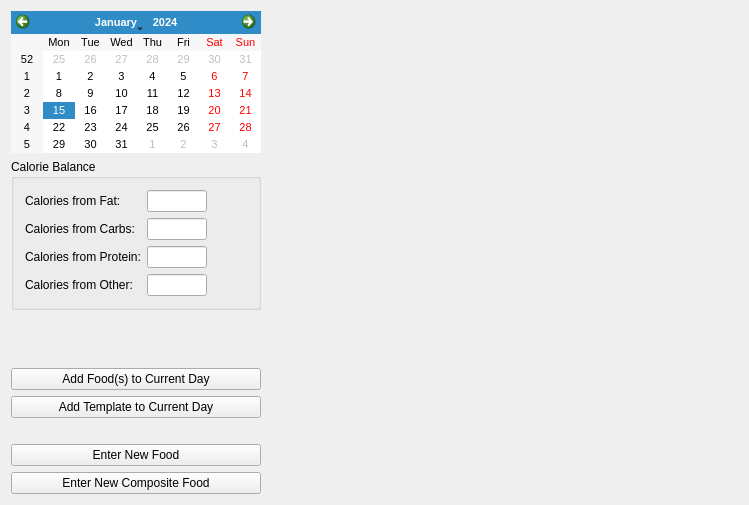
<?xml version="1.0" encoding="UTF-8"?>
<ui version="4.0">
 <class>NutritionTrackerUI</class>
 <widget class="QWidget" name="NutritionTrackerUI">
  <property name="geometry">
   <rect>
    <x>0</x>
    <y>0</y>
    <width>749</width>
    <height>505</height>
   </rect>
  </property>
  <property name="windowTitle">
   <string>NutritionTracker</string>
  </property>
  <layout class="QHBoxLayout" name="horizontalLayout">
   <item>
    <layout class="QVBoxLayout" name="verticalLayout" stretch="0,0,0,0,0,0,0,0">
     <item>
      <widget class="QCalendarWidget" name="calCurrentDay">
       <property name="maximumSize">
        <size>
         <width>250</width>
         <height>175</height>
        </size>
       </property>
       <property name="font">
        <font>
         <pointsize>8</pointsize>
        </font>
       </property>
      </widget>
     </item>
     <item>
      <widget class="QGroupBox" name="grpBalance">
       <property name="sizePolicy">
        <sizepolicy hsizetype="Minimum" vsizetype="Preferred">
         <horstretch>0</horstretch>
         <verstretch>0</verstretch>
        </sizepolicy>
       </property>
       <property name="minimumSize">
        <size>
         <width>0</width>
         <height>100</height>
        </size>
       </property>
       <property name="title">
        <string>Calorie Balance</string>
       </property>
       <layout class="QFormLayout" name="formlayout">
        <property name="fieldGrowthPolicy">
         <enum>QFormLayout::ExpandingFieldsGrow</enum>
        </property>
        <item row="1" column="0">
         <widget class="QLabel" name="lblFromCarbs">
          <property name="text">
           <string>Calories from Carbs:</string>
          </property>
         </widget>
        </item>
        <item row="1" column="1">
         <widget class="QLineEdit" name="txtFromCarbs">
          <property name="sizePolicy">
           <sizepolicy hsizetype="Fixed" vsizetype="Fixed">
            <horstretch>0</horstretch>
            <verstretch>0</verstretch>
           </sizepolicy>
          </property>
          <property name="maximumSize">
           <size>
            <width>60</width>
            <height>16777215</height>
           </size>
          </property>
          <property name="alignment">
           <set>Qt::AlignRight|Qt::AlignTrailing|Qt::AlignVCenter</set>
          </property>
          <property name="readOnly">
           <bool>true</bool>
          </property>
         </widget>
        </item>
        <item row="2" column="1">
         <widget class="QLineEdit" name="txtFromProtein">
          <property name="sizePolicy">
           <sizepolicy hsizetype="Fixed" vsizetype="Fixed">
            <horstretch>0</horstretch>
            <verstretch>0</verstretch>
           </sizepolicy>
          </property>
          <property name="maximumSize">
           <size>
            <width>60</width>
            <height>16777215</height>
           </size>
          </property>
          <property name="alignment">
           <set>Qt::AlignRight|Qt::AlignTrailing|Qt::AlignVCenter</set>
          </property>
          <property name="readOnly">
           <bool>true</bool>
          </property>
         </widget>
        </item>
        <item row="2" column="0">
         <widget class="QLabel" name="lblFromProtein">
          <property name="text">
           <string>Calories from Protein:</string>
          </property>
         </widget>
        </item>
        <item row="0" column="1">
         <widget class="QLineEdit" name="txtFromFat">
          <property name="sizePolicy">
           <sizepolicy hsizetype="Fixed" vsizetype="Fixed">
            <horstretch>0</horstretch>
            <verstretch>0</verstretch>
           </sizepolicy>
          </property>
          <property name="maximumSize">
           <size>
            <width>60</width>
            <height>16777215</height>
           </size>
          </property>
          <property name="frame">
           <bool>true</bool>
          </property>
          <property name="alignment">
           <set>Qt::AlignRight|Qt::AlignTrailing|Qt::AlignVCenter</set>
          </property>
          <property name="readOnly">
           <bool>true</bool>
          </property>
         </widget>
        </item>
        <item row="0" column="0">
         <widget class="QLabel" name="lblFromFat">
          <property name="text">
           <string>Calories from Fat:</string>
          </property>
         </widget>
        </item>
        <item row="3" column="0">
         <widget class="QLabel" name="lblFromOther">
          <property name="text">
           <string>Calories from Other:</string>
          </property>
         </widget>
        </item>
        <item row="3" column="1">
         <widget class="QLineEdit" name="txtFromOther">
          <property name="sizePolicy">
           <sizepolicy hsizetype="Fixed" vsizetype="Fixed">
            <horstretch>0</horstretch>
            <verstretch>0</verstretch>
           </sizepolicy>
          </property>
          <property name="maximumSize">
           <size>
            <width>60</width>
            <height>16777215</height>
           </size>
          </property>
          <property name="alignment">
           <set>Qt::AlignRight|Qt::AlignTrailing|Qt::AlignVCenter</set>
          </property>
         </widget>
        </item>
       </layout>
      </widget>
     </item>
     <item>
      <spacer name="verticalSpacer_2">
       <property name="orientation">
        <enum>Qt::Vertical</enum>
       </property>
       <property name="sizeHint" stdset="0">
        <size>
         <width>20</width>
         <height>40</height>
        </size>
       </property>
      </spacer>
     </item>
     <item>
      <widget class="QPushButton" name="btnAddFood">
       <property name="text">
        <string>Add Food(s) to Current Day</string>
       </property>
      </widget>
     </item>
     <item>
      <widget class="QPushButton" name="btnAddFoodFromTemplate">
       <property name="text">
        <string>Add Template to Current Day</string>
       </property>
      </widget>
     </item>
     <item>
      <spacer name="verticalSpacer">
       <property name="orientation">
        <enum>Qt::Vertical</enum>
       </property>
       <property name="sizeType">
        <enum>QSizePolicy::Fixed</enum>
       </property>
       <property name="sizeHint" stdset="0">
        <size>
         <width>20</width>
         <height>20</height>
        </size>
       </property>
      </spacer>
     </item>
     <item>
      <widget class="QPushButton" name="btnCreateFood">
       <property name="text">
        <string>Enter New Food</string>
       </property>
      </widget>
     </item>
     <item>
      <widget class="QPushButton" name="btnCreateCompositeFood">
       <property name="text">
        <string>Enter New Composite Food</string>
       </property>
      </widget>
     </item>
    </layout>
   </item>
   <item>
    <layout class="QVBoxLayout" name="verticalLayout_2">
     <item>
      <widget class="FoodTree" name="ftFoodsForDay" native="true">
       <property name="sizePolicy">
        <sizepolicy hsizetype="Expanding" vsizetype="Expanding">
         <horstretch>0</horstretch>
         <verstretch>0</verstretch>
        </sizepolicy>
       </property>
      </widget>
     </item>
     <item>
      <spacer name="horizontalSpacer">
       <property name="orientation">
        <enum>Qt::Horizontal</enum>
       </property>
       <property name="sizeHint" stdset="0">
        <size>
         <width>40</width>
         <height>0</height>
        </size>
       </property>
      </spacer>
     </item>
    </layout>
   </item>
   <item>
    <layout class="QVBoxLayout" name="verticalLayout_3"/>
   </item>
  </layout>
 </widget>
 <layoutdefault spacing="6" margin="11"/>
 <customwidgets>
  <customwidget>
   <class>FoodTree</class>
   <extends>QWidget</extends>
   <header>food_tree.h</header>
   <container>1</container>
  </customwidget>
 </customwidgets>
 <resources/>
 <connections/>
</ui>
